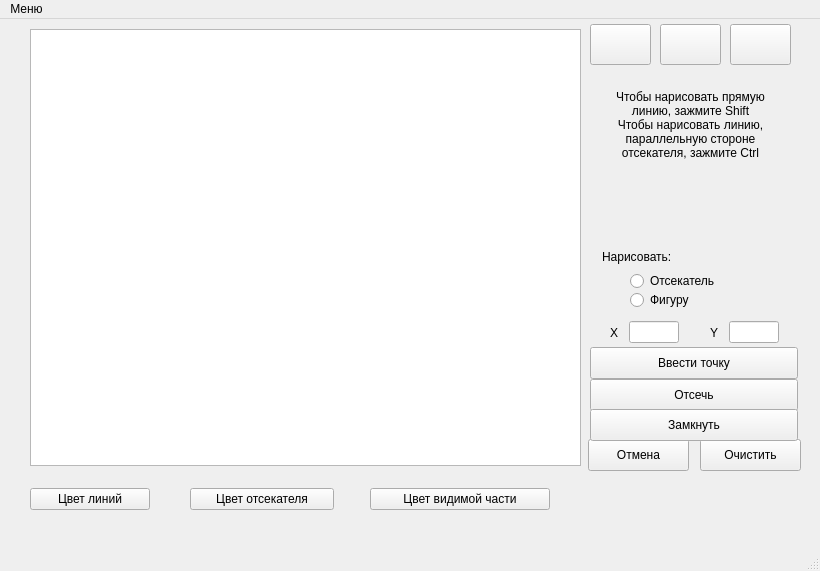
<?xml version="1.0" encoding="UTF-8"?>
<ui version="4.0">
 <class>MainWindow</class>
 <widget class="QMainWindow" name="MainWindow">
  <property name="geometry">
   <rect>
    <x>0</x>
    <y>0</y>
    <width>820</width>
    <height>571</height>
   </rect>
  </property>
  <property name="windowTitle">
   <string>Лабораторная работа №9</string>
  </property>
  <widget class="QWidget" name="centralwidget">
   <widget class="QGraphicsView" name="graphicsView">
    <property name="geometry">
     <rect>
      <x>30</x>
      <y>10</y>
      <width>551</width>
      <height>437</height>
     </rect>
    </property>
   </widget>
   <widget class="QRadioButton" name="radioButton_line">
    <property name="geometry">
     <rect>
      <x>630</x>
      <y>271</y>
      <width>209</width>
      <height>20</height>
     </rect>
    </property>
    <property name="text">
     <string>Фигуру</string>
    </property>
   </widget>
   <widget class="QLabel" name="label_4">
    <property name="geometry">
     <rect>
      <x>602</x>
      <y>230</y>
      <width>207</width>
      <height>16</height>
     </rect>
    </property>
    <property name="text">
     <string>Нарисовать:</string>
    </property>
   </widget>
   <widget class="QRadioButton" name="radioButton_cut">
    <property name="geometry">
     <rect>
      <x>630</x>
      <y>252</y>
      <width>209</width>
      <height>20</height>
     </rect>
    </property>
    <property name="text">
     <string>Отсекатель</string>
    </property>
   </widget>
   <widget class="QPushButton" name="pushButton_add_point">
    <property name="geometry">
     <rect>
      <x>590</x>
      <y>328</y>
      <width>208</width>
      <height>32</height>
     </rect>
    </property>
    <property name="text">
     <string>Ввести точку</string>
    </property>
   </widget>
   <widget class="QLabel" name="label">
    <property name="geometry">
     <rect>
      <x>590</x>
      <y>60</y>
      <width>201</width>
      <height>91</height>
     </rect>
    </property>
    <property name="text">
     <string>Чтобы нарисовать прямую
линию, зажмите Shift
Чтобы нарисовать линию,
параллельную стороне
отсекателя, зажмите Ctrl</string>
    </property>
    <property name="alignment">
     <set>Qt::AlignCenter</set>
    </property>
   </widget>
   <widget class="QPushButton" name="pushButton_cut">
    <property name="geometry">
     <rect>
      <x>590</x>
      <y>360</y>
      <width>208</width>
      <height>32</height>
     </rect>
    </property>
    <property name="text">
     <string>Отсечь</string>
    </property>
   </widget>
   <widget class="QPushButton" name="pushButton_cancel">
    <property name="geometry">
     <rect>
      <x>588</x>
      <y>420</y>
      <width>101</width>
      <height>32</height>
     </rect>
    </property>
    <property name="text">
     <string>Отмена</string>
    </property>
   </widget>
   <widget class="QPushButton" name="pushButton_clear">
    <property name="geometry">
     <rect>
      <x>700</x>
      <y>420</y>
      <width>101</width>
      <height>32</height>
     </rect>
    </property>
    <property name="text">
     <string>Очистить</string>
    </property>
   </widget>
   <widget class="QPushButton" name="pushButton_reset_scale">
    <property name="geometry">
     <rect>
      <x>590</x>
      <y>5</y>
      <width>61</width>
      <height>41</height>
     </rect>
    </property>
    <property name="text">
     <string/>
    </property>
    <property name="icon">
     <iconset resource="../icons.qrc">
      <normaloff>:/icons/icons/scale.png</normaloff>:/icons/icons/scale.png</iconset>
    </property>
    <property name="iconSize">
     <size>
      <width>25</width>
      <height>25</height>
     </size>
    </property>
   </widget>
   <widget class="QPushButton" name="pushButton_cursor_mode">
    <property name="geometry">
     <rect>
      <x>660</x>
      <y>5</y>
      <width>61</width>
      <height>41</height>
     </rect>
    </property>
    <property name="text">
     <string/>
    </property>
    <property name="icon">
     <iconset resource="../icons.qrc">
      <normaloff>:/icons/icons/cursor.png</normaloff>:/icons/icons/cursor.png</iconset>
    </property>
    <property name="iconSize">
     <size>
      <width>25</width>
      <height>25</height>
     </size>
    </property>
   </widget>
   <widget class="QPushButton" name="pushButton_hand_mode">
    <property name="geometry">
     <rect>
      <x>730</x>
      <y>5</y>
      <width>61</width>
      <height>41</height>
     </rect>
    </property>
    <property name="text">
     <string/>
    </property>
    <property name="icon">
     <iconset resource="../icons.qrc">
      <normaloff>:/icons/icons/hand.png</normaloff>:/icons/icons/hand.png</iconset>
    </property>
    <property name="iconSize">
     <size>
      <width>25</width>
      <height>25</height>
     </size>
    </property>
   </widget>
   <widget class="QWidget" name="layoutWidget">
    <property name="geometry">
     <rect>
      <x>30</x>
      <y>460</y>
      <width>151</width>
      <height>41</height>
     </rect>
    </property>
    <layout class="QHBoxLayout" name="horizontalLayout">
     <item>
      <widget class="QPushButton" name="pushButton_line_color">
       <property name="text">
        <string>Цвет линий</string>
       </property>
      </widget>
     </item>
     <item>
      <widget class="QLabel" name="label_lc">
       <property name="minimumSize">
        <size>
         <width>25</width>
         <height>25</height>
        </size>
       </property>
       <property name="maximumSize">
        <size>
         <width>25</width>
         <height>25</height>
        </size>
       </property>
       <property name="sizeIncrement">
        <size>
         <width>0</width>
         <height>0</height>
        </size>
       </property>
       <property name="baseSize">
        <size>
         <width>0</width>
         <height>0</height>
        </size>
       </property>
       <property name="text">
        <string/>
       </property>
      </widget>
     </item>
    </layout>
   </widget>
   <widget class="QWidget" name="layoutWidget">
    <property name="geometry">
     <rect>
      <x>190</x>
      <y>460</y>
      <width>175</width>
      <height>41</height>
     </rect>
    </property>
    <layout class="QHBoxLayout" name="horizontalLayout_2">
     <item>
      <widget class="QPushButton" name="pushButton_cut_color">
       <property name="text">
        <string>Цвет отсекателя</string>
       </property>
      </widget>
     </item>
     <item>
      <widget class="QLabel" name="label_cc">
       <property name="minimumSize">
        <size>
         <width>25</width>
         <height>25</height>
        </size>
       </property>
       <property name="maximumSize">
        <size>
         <width>25</width>
         <height>25</height>
        </size>
       </property>
       <property name="sizeIncrement">
        <size>
         <width>0</width>
         <height>0</height>
        </size>
       </property>
       <property name="baseSize">
        <size>
         <width>0</width>
         <height>0</height>
        </size>
       </property>
       <property name="text">
        <string/>
       </property>
      </widget>
     </item>
    </layout>
   </widget>
   <widget class="QWidget" name="layoutWidget">
    <property name="geometry">
     <rect>
      <x>370</x>
      <y>460</y>
      <width>211</width>
      <height>41</height>
     </rect>
    </property>
    <layout class="QHBoxLayout" name="horizontalLayout_3">
     <item>
      <widget class="QPushButton" name="pushButton_visible_line_color">
       <property name="text">
        <string>Цвет видимой части</string>
       </property>
      </widget>
     </item>
     <item>
      <widget class="QLabel" name="label_vlc">
       <property name="minimumSize">
        <size>
         <width>25</width>
         <height>25</height>
        </size>
       </property>
       <property name="maximumSize">
        <size>
         <width>25</width>
         <height>25</height>
        </size>
       </property>
       <property name="sizeIncrement">
        <size>
         <width>0</width>
         <height>0</height>
        </size>
       </property>
       <property name="baseSize">
        <size>
         <width>0</width>
         <height>0</height>
        </size>
       </property>
       <property name="text">
        <string/>
       </property>
      </widget>
     </item>
    </layout>
   </widget>
   <widget class="QWidget" name="layoutWidget">
    <property name="geometry">
     <rect>
      <x>710</x>
      <y>302</y>
      <width>69</width>
      <height>23</height>
     </rect>
    </property>
    <layout class="QHBoxLayout" name="horizontalLayout_5">
     <item>
      <widget class="QLabel" name="label_3">
       <property name="text">
        <string>Y</string>
       </property>
      </widget>
     </item>
     <item>
      <widget class="QLineEdit" name="lineEdit_y">
       <property name="maximumSize">
        <size>
         <width>50</width>
         <height>16777215</height>
        </size>
       </property>
      </widget>
     </item>
    </layout>
   </widget>
   <widget class="QWidget" name="layoutWidget">
    <property name="geometry">
     <rect>
      <x>610</x>
      <y>302</y>
      <width>69</width>
      <height>23</height>
     </rect>
    </property>
    <layout class="QHBoxLayout" name="horizontalLayout_4">
     <item>
      <widget class="QLabel" name="label_2">
       <property name="text">
        <string>X</string>
       </property>
      </widget>
     </item>
     <item>
      <widget class="QLineEdit" name="lineEdit_x">
       <property name="maximumSize">
        <size>
         <width>50</width>
         <height>16777215</height>
        </size>
       </property>
      </widget>
     </item>
    </layout>
   </widget>
   <widget class="QPushButton" name="pushButton_close_cut">
    <property name="geometry">
     <rect>
      <x>590</x>
      <y>390</y>
      <width>208</width>
      <height>32</height>
     </rect>
    </property>
    <property name="text">
     <string>Замкнуть</string>
    </property>
   </widget>
  </widget>
  <widget class="QMenuBar" name="menubar">
   <property name="geometry">
    <rect>
     <x>0</x>
     <y>0</y>
     <width>820</width>
     <height>24</height>
    </rect>
   </property>
   <widget class="QMenu" name="menu">
    <property name="title">
     <string>Меню</string>
    </property>
    <addaction name="program_info_action"/>
    <addaction name="author_info_action"/>
    <addaction name="exit_action"/>
   </widget>
   <addaction name="menu"/>
  </widget>
  <widget class="QStatusBar" name="statusbar"/>
  <action name="program_info_action">
   <property name="text">
    <string>О программе</string>
   </property>
  </action>
  <action name="author_info_action">
   <property name="text">
    <string>Об авторе</string>
   </property>
  </action>
  <action name="exit_action">
   <property name="text">
    <string>Выйти</string>
   </property>
  </action>
 </widget>
 <resources>
  <include location="../icons.qrc"/>
 </resources>
 <connections/>
</ui>
